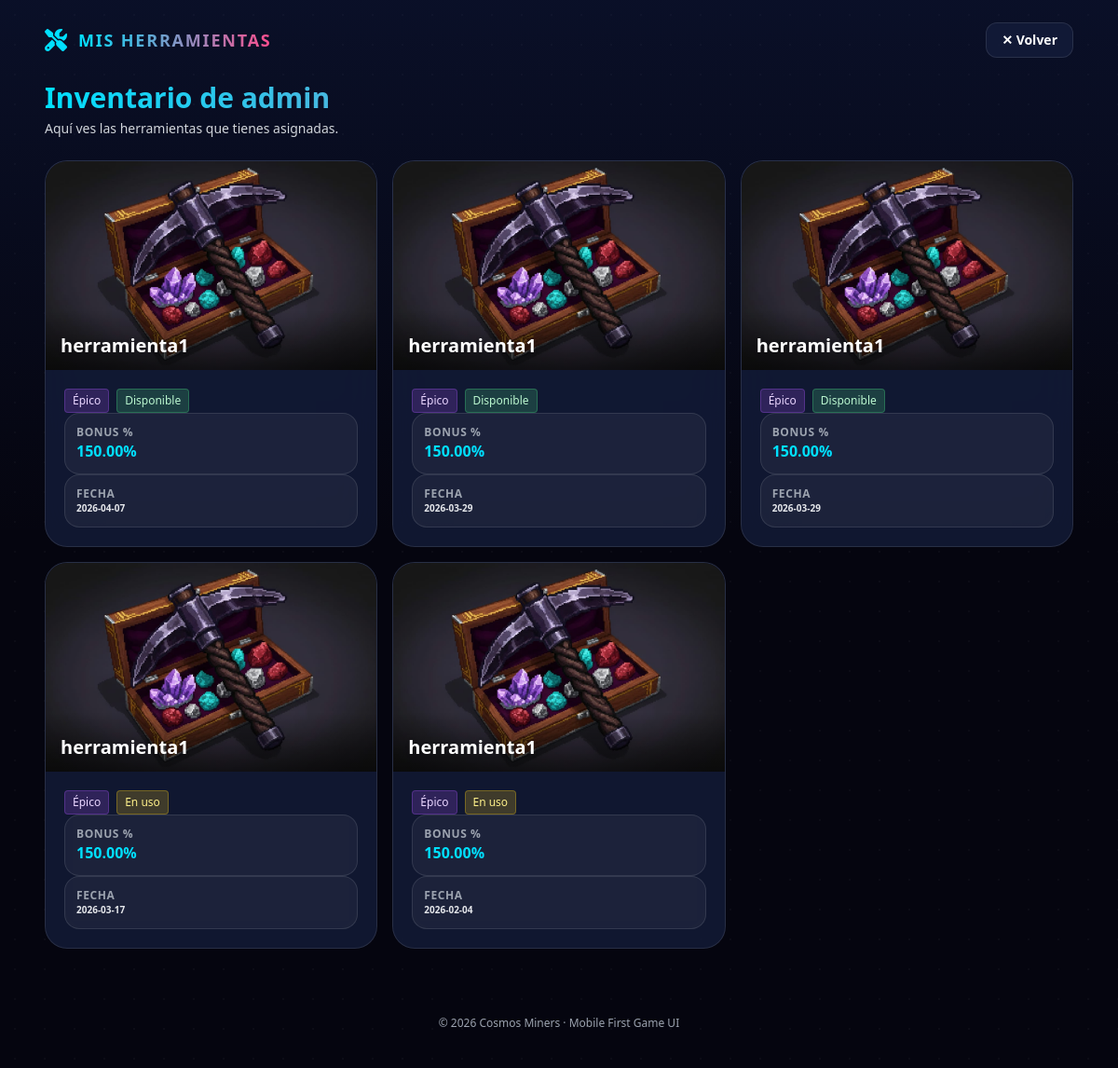
/tools/ (signed in), run on the app's committed database.
### game/models.py (models this page shows, shortened)
class UserTool(models.Model):
    owner = models.ForeignKey(
        Profile,
        on_delete=models.CASCADE,
        related_name="tools"
    )
    tool_type = models.ForeignKey(
        ToolType,
        on_delete=models.PROTECT,
        related_name="user_tools"
    )
    status = models.CharField(
        max_length=20,
        choices=ToolStatus.choices,
        default=ToolStatus.IDLE
    )
    obtained_at = models.DateTimeField(auto_now_add=True)

class ToolType(models.Model):
    name = models.CharField(max_length=100)
    image = models.ImageField(
        upload_to="tools/",
        null=True,
        blank=True
    )
    rarity = models.CharField(
        max_length=20,
        choices=ToolRarity.choices
    )
    bonus_pct = models.DecimalField(
        max_digits=5,
        decimal_places=2,
        default=Decimal("100.00"),
        help_text="Bonus de producción en %. Ej: 100=x1, 200=x2 (duplica rango mineral)"
    )
    is_active = models.BooleanField(default=True)
    is_free = models.BooleanField(default=False)
    created_at = models.DateTimeField(auto_now_add=True)

### game/views_tools.py (the view)
# urls.py: path("tools/", tools_view, name="tools_view"),
@login_required
def tools_view(request):
    profile, _ = Profile.objects.get_or_create(user=request.user)
    tools = profile.tools.select_related("tool_type").order_by("-obtained_at")
    return render(request, "game/tools.html", {"profile": profile, "tools": tools})

### game/templates/game/tools.html (shortened to what this page needs)
<!DOCTYPE html>
<html lang="es">
<head>
    <script src="https://cdn.tailwindcss.com"></script>
    <link rel="stylesheet" href="https://cdnjs.cloudflare.com/ajax/libs/font-awesome/6.4.0/css/all.min.css" />
</head>
<body class="min-h-screen bg-space text-white overflow-x-hidden relative">
    <div
        class="absolute inset-0 bg-[radial-gradient(circle,_rgba(255,255,255,0.15)_1px,_transparent_1px)] bg-[size:32px_32px] opacity-20">
    </div>
    <div class="absolute inset-0 bg-gradient-to-b from-blue-900/20 via-transparent to-pink-900/20"></div>
    <header class="relative z-10 px-6 py-6 flex items-center justify-between max-w-6xl mx-auto">
        <div class="flex items-center gap-3">
            <i class="fas fa-tools text-accent text-2xl"></i>
            <span
                class="font-extrabold tracking-widest text-lg bg-gradient-to-r from-accent to-pink bg-clip-text text-transparent">MIS
                HERRAMIENTAS</span>
        </div>
        <a href="/home/"
            class="bg-card backdrop-blur-xl border border-white/10 px-4 py-2 rounded-xl text-sm font-semibold">
            ✕ Volver
        </a>
    </header>
    <main class="relative z-10 px-6 pb-12 max-w-6xl mx-auto">
        <section class="mb-6">
            <h1
                class="text-3xl font-black leading-tight bg-gradient-to-r from-accent to-pink bg-clip-text text-transparent">
            </h1>
            <p class="text-sm text-gray-300 mt-1">Aquí ves las herramientas que tienes asignadas.</p>
        </section>
        <section class="grid gap-4 sm:grid-cols-2 lg:grid-cols-3">
            {% for t in tools %}
            <article
                class="bg-card backdrop-blur-xl border border-white/10 rounded-3xl overflow-hidden hover:border-accent/30 transition">
                <div class="relative">
                    {% if t.tool_type.image %}
                    <img src="{{ t.tool_type.image.url }}" alt="{{ t.tool_type.name }}"
                        class="w-full h-44 sm:h-48 lg:h-56 object-cover" />
                    {% else %}
                    <div class="w-full h-44 sm:h-48 lg:h-56 bg-white/5 flex items-center justify-center text-accent">
                        <i class="fas fa-tools text-5xl"></i>
                    </div>
                    {% endif %}
                    <div class="absolute inset-x-0 bottom-0 h-16 bg-gradient-to-t from-black/60 to-transparent"></div>
                    <div class="absolute left-4 bottom-3 right-4">
                        <div class="font-black text-xl truncate drop-shadow">{{ t.tool_type.name }}</div>
                    </div>
                </div>
                <div class="p-5">
                    <div class="flex items-center gap-2 flex-wrap">
                        {% if t.tool_type.rarity == 'common' %}
                        <span class="px-2 py-1 rounded bg-gray-500/20 text-xs text-gray-300 border border-gray-500/30">Común</span>
                        {% elif t.tool_type.rarity == 'uncommon' %}
                        <span class="px-2 py-1 rounded bg-green-400/20 text-xs text-green-200 border border-green-400/30">Poco común</span>
                        {% elif t.tool_type.rarity == 'rare' %}
                        <span class="px-2 py-1 rounded bg-blue-400/20 text-xs text-blue-200 border border-blue-400/30">Raro</span>
                        {% elif t.tool_type.rarity == 'epic' %}
                        <span class="px-2 py-1 rounded bg-purple-500/20 text-xs text-purple-200 border border-purple-500/30">Épico</span>
                        {% elif t.tool_type.rarity == 'legendary' %}
                        <span class="px-2 py-1 rounded bg-yellow-400/20 text-xs text-yellow-200 border border-yellow-400/30">Legendario</span>
                        {% else %}
                        <span class="px-2 py-1 rounded bg-white/10 text-xs">{{ t.tool_type.get_rarity_display }}</span>
                        {% endif %}
                        {% if t.status == 'idle' %}
                        <span
                            class="px-2 py-1 rounded bg-green-400/20 text-xs text-green-200 border border-green-400/30">Disponible</span>
                        {% elif t.status == 'traveling' %}
                        <span
                            class="px-2 py-1 rounded bg-yellow-400/20 text-xs text-yellow-200 border border-yellow-400/30">En
                            uso</span>
                        {% else %}
                        <span class="px-2 py-1 rounded bg-white/10 text-xs">{{ t.get_status_display }}</span>
                        {% endif %}
                    </div>
                        <div class="rounded-2xl bg-white/5 border border-white/10 p-3 col-span-2">
                            <div class="text-xs text-gray-400 font-bold uppercase tracking-wider">Bonus %</div>
                            <div class="font-bold text-accent">{{ t.tool_type.bonus_pct }}%</div>
                        </div>
                        <div class="rounded-2xl bg-white/5 border border-white/10 p-3">
                            <div class="text-xs text-gray-400 font-bold uppercase tracking-wider">Fecha</div>
                            <div class="font-semibold text-gray-200 text-[10px]">{{ t.obtained_at|date:"Y-m-d" }}</div>
                        </div>
                </div>
            </article>
            {% endfor %}
        </section>
    </main>
    <footer class="relative z-10 mt-6 pb-10 text-center text-gray-400 text-xs">
        © 2026 Cosmos Miners · Mobile First Game UI
    </footer>
</body>
</html>

### data on the page
UserTool: tool_type.image (picture), tool_type.name "herramienta1", shows "Épico", status "Disponible", tool_type.bonus_pct "150.00", obtained_at "2026-04-07"
UserTool: tool_type.image (picture), tool_type.name "herramienta1", shows "Épico", status "Disponible", tool_type.bonus_pct "150.00", obtained_at "2026-03-29"
UserTool: tool_type.image (picture), tool_type.name "herramienta1", shows "Épico", status "Disponible", tool_type.bonus_pct "150.00", obtained_at "2026-03-29"
UserTool: tool_type.image (picture), tool_type.name "herramienta1", shows "Épico", status "En uso", tool_type.bonus_pct "150.00", obtained_at "2026-03-17"
UserTool: tool_type.image (picture), tool_type.name "herramienta1", shows "Épico", status "En uso", tool_type.bonus_pct "150.00", obtained_at "2026-02-04"
